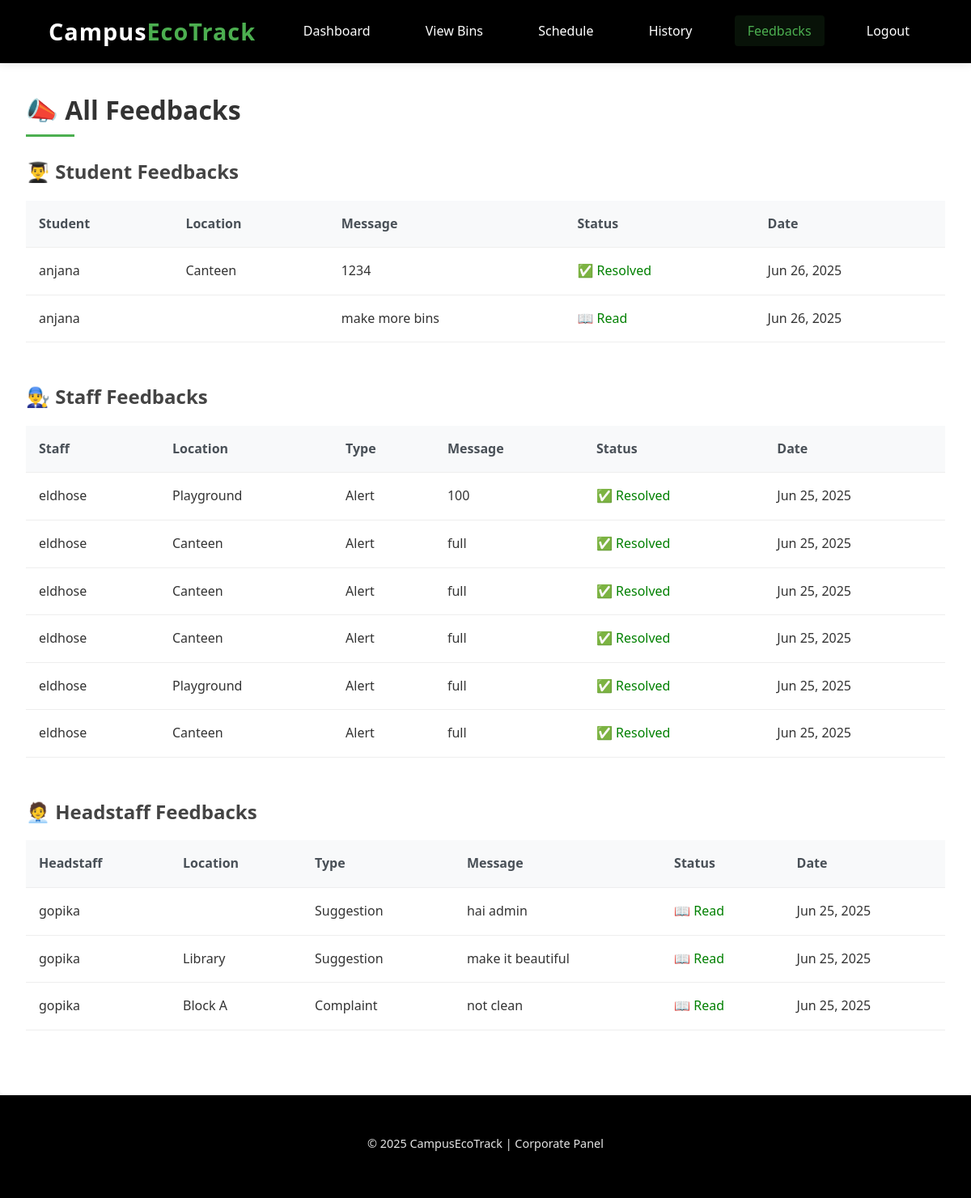
/feedbacks (signed in), run on the app's committed database.
### general/models.py (models this page shows, shortened)
class Feedback(models.Model):
    FEEDBACK_TYPE_CHOICES = (
        ('Alert', 'Alert'),
        ('Suggestion', 'Suggestion'),
        ('Complaint', 'Complaint'),
    )
    STATUS_ALERT = (
        ('Pending', 'Pending'),
        ('Resolved', 'Resolved'),
    )
    STATUS_OTHER = (
        ('Unread', 'Unread'),
        ('Read', 'Read'),
    )
    user = models.ForeignKey(User, on_delete=models.CASCADE)
    feedback_type = models.CharField(max_length=20, choices=FEEDBACK_TYPE_CHOICES)
    location = models.CharField(max_length=100)
    message = models.TextField()
    status = models.CharField(max_length=20, default='Unread')  # Default for suggestion/complaint
    created_at = models.DateTimeField(auto_now_add=True)

class User(AbstractUser):
    role = models.CharField(max_length=10, default='admin')

### corporate/views.py (the view)
# urls.py: path('feedbacks', views.corporate_feedback, name='corporate_feedback'),
@login_required
def corporate_feedback(request):
    if request.user.role != 'corporate':
        return render(request, '403.html')
    feedbacks = Feedback.objects.select_related('user').order_by('-created_at')
    student_feedbacks = feedbacks.filter(user__role='student')
    staff_feedbacks = feedbacks.filter(user__role='staff')
    headstaff_feedbacks = feedbacks.filter(user__role='headstaff')
    return render(request, 'corporate/feedbacks.html', {
        'student_feedbacks': student_feedbacks,
        'staff_feedbacks': staff_feedbacks,
        'headstaff_feedbacks': headstaff_feedbacks
    })

### corporate/templates/corporate/feedbacks.html (shortened to what this page needs)
{% load static %}
<!DOCTYPE html>
<html lang="en">
<head>
  <link rel="stylesheet" href="{% static 'corporate_feedback.css' %}">
</head>
<body>
  <header>
    <div class="logo">Campus<span>EcoTrack</span></div>
    <nav>
      <a href="{% url 'corporate_dashboard' %}">Dashboard</a>
      <a href="{% url 'corporate_view_bins' %}">View Bins</a>
      <a href="{% url 'schedule_collection' %}">Schedule</a>
      <a href="{% url 'collection_history' %}">History</a>
      <a class="active" href="{% url 'corporate_feedback' %}">Feedbacks</a>
      <a href="{% url 'logout_view' %}">Logout</a>
    </nav>
  </header>
  <main class="container">
    <h2>📣 All Feedbacks</h2>
    <section>
      <h3>👨‍🎓 Student Feedbacks</h3>
      {% if student_feedbacks %}
        <table>
          <thead>
            <tr>
              <th>Student</th>
              <th>Location</th>
              <th>Message</th>
              <th>Status</th>
              <th>Date</th>
            </tr>
          </thead>
          <tbody>
            {% for f in student_feedbacks %}
            <tr>
              <td>{{ f.user.username }}</td>
              <td>{{ f.location }}</td>
              <td>{{ f.message }}</td>
              <td>
                {% if f.feedback_type == "Alert" %}
                  {% if f.status == "Pending" %}
                    <span style="color:red;">⏳ Pending</span>
                  {% else %}
                    <span style="color:green;">✅ Resolved</span>
                  {% endif %}
                {% else %}
                  {% if f.status == "Unread" %}
                    <span style="color:orange;">📩 Unread</span>
                  {% else %}
                    <span style="color:green;">📖 Read</span>
                  {% endif %}
                {% endif %}
              </td>
              <td>{{ f.created_at|date:"M d, Y" }}</td>
            </tr>
            {% endfor %}
          </tbody>
        </table>
      {% else %}
        <p>No student feedbacks.</p>
      {% endif %}
    </section>
    <section>
      <h3>👨‍🔧 Staff Feedbacks</h3>
      {% if staff_feedbacks %}
        <table>
          <thead>
            <tr>
              <th>Staff</th>
              <th>Location</th>
              <th>Type</th>
              <th>Message</th>
              <th>Status</th>
              <th>Date</th>
            </tr>
          </thead>
          <tbody>
            {% for f in staff_feedbacks %}
            <tr>
              <td>{{ f.user.username }}</td>
              <td>{{ f.location }}</td>
              <td>{{ f.feedback_type }}</td>
              <td>{{ f.message }}</td>
              <td>
                {% if f.feedback_type == "Alert" %}
                  {% if f.status == "Pending" %}
                    <span style="color:red;">⏳ Pending</span>
                  {% else %}
                    <span style="color:green;">✅ Resolved</span>
                  {% endif %}
                {% else %}
                  {% if f.status == "Unread" %}
                    <span style="color:orange;">📩 Unread</span>
                  {% else %}
                    <span style="color:green;">📖 Read</span>
                  {% endif %}
                {% endif %}
              </td>
              <td>{{ f.created_at|date:"M d, Y" }}</td>
            </tr>
            {% endfor %}
          </tbody>
        </table>
      {% else %}
        <p>No staff feedbacks.</p>
      {% endif %}
    </section>
    <section>
      <h3>🧑‍💼 Headstaff Feedbacks</h3>
      {% if headstaff_feedbacks %}
        <table>
          <thead>
            <tr>
              <th>Headstaff</th>
              <th>Location</th>
              <th>Type</th>
              <th>Message</th>
              <th>Status</th>
              <th>Date</th>
            </tr>
          </thead>
          <tbody>
            {% for f in headstaff_feedbacks %}
            <tr>
              <td>{{ f.user.username }}</td>
              <td>{{ f.location }}</td>
              <td>{{ f.feedback_type }}</td>
              <td>{{ f.message }}</td>
              <td>
                {% if f.feedback_type == "Alert" %}
                  {% if f.status == "Pending" %}
                    <span style="color:red;">⏳ Pending</span>
                  {% else %}
                    <span style="color:green;">✅ Resolved</span>
                  {% endif %}
                {% else %}
                  {% if f.status == "Unread" %}
                    <span style="color:orange;">📩 Unread</span>
                  {% else %}
                    <span style="color:green;">📖 Read</span>
                  {% endif %}
                {% endif %}
              </td>
              <td>{{ f.created_at|date:"M d, Y" }}</td>
            </tr>
            {% endfor %}
          </tbody>
        </table>
      {% else %}
        <p>No headstaff feedbacks.</p>
      {% endif %}
    </section>
  </main>
  <footer>
    <p>&copy; 2025 CampusEcoTrack | Corporate Panel</p>
  </footer>
</body>
</html>

### corporate/static/corporate_feedback.css (style rules this page uses)
.container section { margin-bottom: 3rem; }
.container table { margin-top: 1rem; }

### corporate/static/corporate.css (style rules this page uses)
body { background-color: #f8f9fa; color: #333; line-height: 1.6; }
header { background-color: #000; color: white; padding: 1rem 5%; display: flex; justify-content: space-between; align-items: center; box-shadow: 0 2px 10px rgba(0, 0, 0, 0.1); position: sticky; top: 0; z-index: 1000; }
.logo { font-size: 1.8rem; font-weight: 700; letter-spacing: 1px; }
.logo span { color: #4CAF50; }
nav a { color: #ffffff; text-decoration: none; margin-left: 1.5rem; font-weight: 500; transition: all 0.3s ease; padding: 0.5rem 1rem; border-radius: 4px; }
nav a.active { color: #4CAF50; background-color: rgba(76, 175, 80, 0.1); }
main { padding: 2rem 5%; min-height: calc(100vh - 120px); }
footer { background-color: #000; color: white; padding: 1.5rem 5%; text-align: center; font-size: 0.9rem; }
h2 { font-size: 2rem; margin-bottom: 1.5rem; color: #333; position: relative; padding-bottom: 0.5rem; }
h2::after { content: ''; position: absolute; bottom: 0; left: 0; width: 60px; height: 3px; background-color: #4CAF50; }
h3 { font-size: 1.5rem; margin: 1.5rem 0 1rem; color: #444; }
table { width: 100%; border-collapse: collapse; margin: 1.5rem 0; }
th, td { padding: 1rem; text-align: left; border-bottom: 1px solid #eee; }
th { background-color: #f8f9fa; font-weight: 600; color: #495057; }
.container { background-color: #fff; border-radius: 8px; padding: 2rem; box-shadow: 0 5px 15px rgba(0, 0, 0, 0.05); }

### general/static/common.css (style rules this page uses)
* { margin: 0; padding: 0; box-sizing: border-box; font-family: 'Segoe UI', Tahoma, Geneva, Verdana, sans-serif; }
body { background-color: #ffffff; color: #333333; line-height: 1.6; }
header { background-color: #000000; color: white; padding: 1rem 5%; display: flex; justify-content: space-between; align-items: center; box-shadow: 0 2px 10px rgba(0, 0, 0, 0.1); position: sticky; top: 0; z-index: 1000; }
.logo { font-size: 1.8rem; font-weight: 700; letter-spacing: 1px; }
.logo span { color: #4CAF50; }
nav a { color: #ffffff; text-decoration: none; margin-left: 2rem; font-weight: 500; transition: all 0.3s ease; padding: 0.5rem 1rem; border-radius: 4px; }
nav a.active { color: #4CAF50; background-color: rgba(76, 175, 80, 0.1); }
footer { background-color: #000000; color: white; padding: 3rem 5%; display: grid; grid-template-columns: repeat(auto-fit, minmax(250px, 1fr)); gap: 2rem; }
footer p { margin-bottom: 0.5rem; opacity: 0.9; }

### data on the page
Feedback: user.username "anjana", location "Canteen", message "1234", feedback_type "✅ Resolved", created_at "Jun 26, 2025"
Feedback: user.username "anjana", message "make more bins", feedback_type "📖 Read", created_at "Jun 26, 2025"
Feedback: user.username "eldhose", location "Playground", feedback_type "Alert", message "100", status "✅ Resolved", created_at "Jun 25, 2025"
Feedback: user.username "eldhose", location "Canteen", feedback_type "Alert", message "full", status "✅ Resolved", created_at "Jun 25, 2025"
Feedback: user.username "eldhose", location "Canteen", feedback_type "Alert", message "full", status "✅ Resolved", created_at "Jun 25, 2025"
Feedback: user.username "eldhose", location "Canteen", feedback_type "Alert", message "full", status "✅ Resolved", created_at "Jun 25, 2025"
Feedback: user.username "eldhose", location "Playground", feedback_type "Alert", message "full", status "✅ Resolved", created_at "Jun 25, 2025"
Feedback: user.username "eldhose", location "Canteen", feedback_type "Alert", message "full", status "✅ Resolved", created_at "Jun 25, 2025"
Feedback: user.username "gopika", feedback_type "Suggestion", message "hai admin", status "📖 Read", created_at "Jun 25, 2025"
Feedback: user.username "gopika", location "Library", feedback_type "Suggestion", message "make it beautiful", status "📖 Read", created_at "Jun 25, 2025"
Feedback: user.username "gopika", location "Block A", feedback_type "Complaint", message "not clean", status "📖 Read", created_at "Jun 25, 2025"
